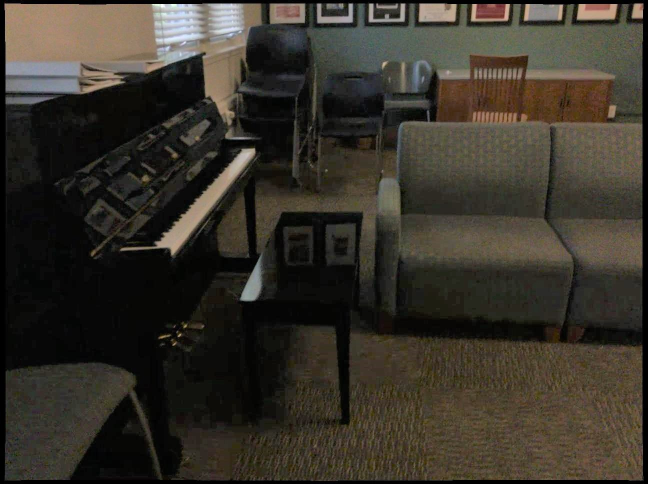
#> input picture p0/Practice0/365.jpg, 1296 x 968 px, found by its file name (shown at 1/2 size)
$ python Practice0.py
#> lines starting #> are read from the running program, lines starting #| are printed output that depends on the picture
#####################################################################################
#
# MRGCV Unizar - Computer vision - Practice 0
#
# Title: Basics tool for images and geometry
#
# Date: 25 September 2020
#
#####################################################################################
#
# Authors: Richard Elvira, Jose Lamarca, Jesus Bermudez, JMM Montiel
#
# Version: 1.0
#
#####################################################################################

import matplotlib.pyplot as plt
import numpy as np
import cv2


if __name__ == '__main__':
    # Load an image
    image_1 = cv2.cvtColor(cv2.imread('p0/Practice0/365.jpg'),cv2.COLOR_BGR2RGB) # Load image 1 and conversion from BGR 2 RGB

    figure_1_id = 1
    # Show an image
    plt.figure(figure_1_id)  # Create/Activate figure to draw in it
    plt.imshow(image_1)
    plt.title('Image 1')
    plt.draw()  # We update the figure display
    print('Click in the image to continue...')
    plt.waitforbuttonpress()

    # Add the point "p_a" to the figure
    p_a = np.array([450.5, 100.5])
    plt.plot(p_a[0], p_a[1], '+r', markersize=15)
    plt.title('Image 1 with a point')
    plt.draw()  # We update the figure display
    print('Click in the image to continue...')
    plt.waitforbuttonpress()
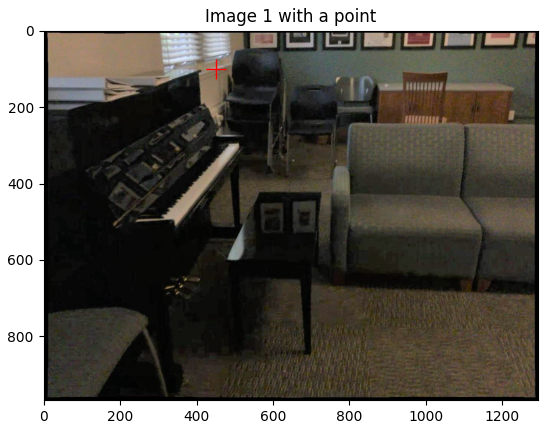
#> figure drawn by matplotlib, 1 panel

    # Add line "l_a" to the figure
    # line equation  => a*x + b*y + c = 0
    a = 2
    b = 1
    c = -1500
    l_a = np.array([a, b, c])

    # p_l_y is the intersection of the line with the axis Y (x=0)
    p_l_y = np.array([0, -l_a[2] / l_a[1]])
    # p_l_x is the intersection point of the line with the axis X (y=0)
    p_l_x = np.array([-l_a[2] / l_a[0], 0])

    # Draw the line segment p_l_x to  p_l_y
    plt.plot([p_l_y[0], p_l_x[0]], [p_l_y[1], p_l_x[1]], '-r', linewidth=3)
    plt.title('Image with a single marker and a line')
    plt.draw()  # We update the figure display
    print('Click in the image to continue...')
    plt.waitforbuttonpress()
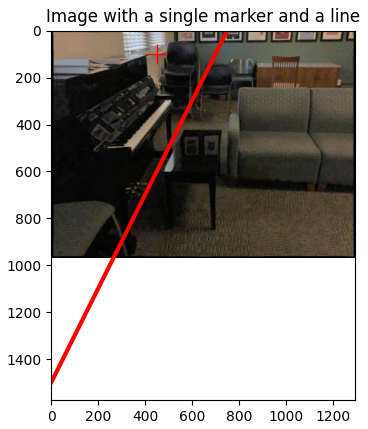
#> figure drawn by matplotlib, 1 panel

    # You can select the RGB color with values in [0, 1]
    r = 1
    g = 0
    b = 0
    color_red = (r, g, b)
    plt.text(500, 500, 'Text', fontsize=15, color=color_red)
    plt.title('Image with a marker, a line and a text')
    plt.draw()  # We update the figure display
    print('Click in the image to continue...')
    plt.waitforbuttonpress()
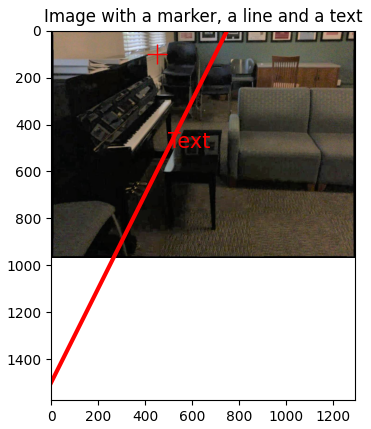
#> figure drawn by matplotlib, 1 panel

    # Picking image point coordinates in an image
    figure_2_id = 2
    plt.figure(figure_2_id)
    plt.imshow(image_1)
    plt.title('Image 1 - Click a point')
#> (the run stopped early here; a loop or call above may not have finished)
